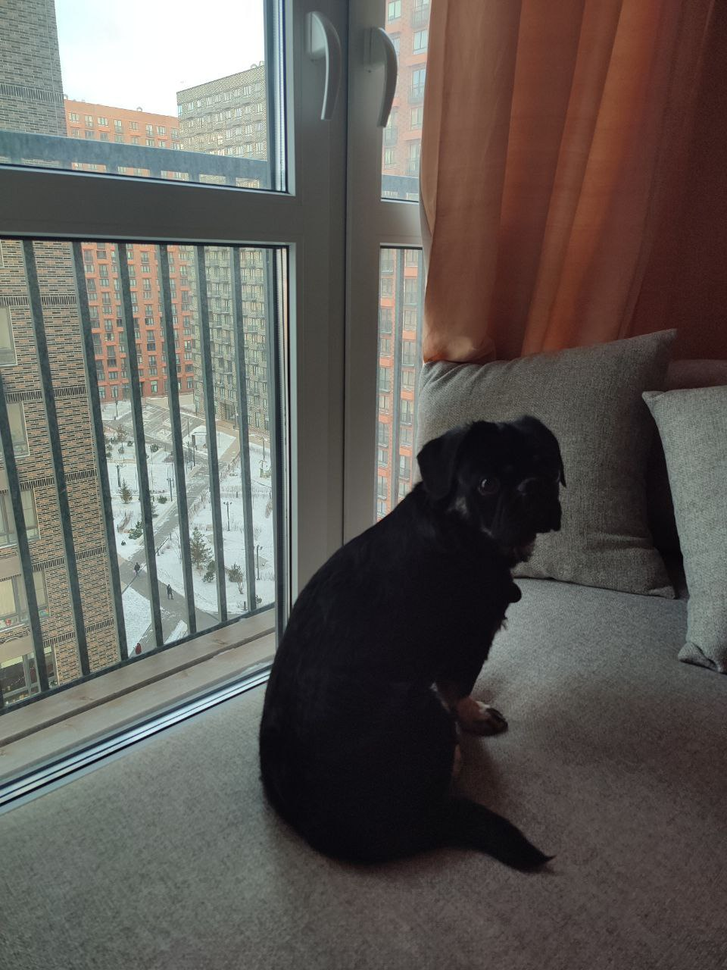
#> input picture Tosha.png, 727 x 970 px, shrunk from 960 x 1280 before the run
$ python 4.py
#> lines starting #> are read from the running program, lines starting #| are printed output that depends on the picture; after the words box and inside, x2 and y2 are one past the last pixel; in counts of white or black regions, pixels touching at a corner belong together
"""
Задание #4
сделать сегментацию на основе суперпиксельной сегментации на основе SLIC, SEEDS, LSC
"""
import cv2
import numpy as np

def seeds_segmentation(image, n_segments=100):
    h, w = image.shape[:2]
    seeds = cv2.ximgproc.createSuperpixelSEEDS( w,  h, 3,  n_segments, num_levels=5, prior=1, histogram_bins=5,)
    seeds.iterate(image, 10)  # На каждой итерации SEEDS уточняет границы суперпикселей
    labels = seeds.getLabels()
    mask = seeds.getLabelContourMask(thick_line=False)
    return labels, mask

def lsc_segmentation(image, n_segments=100):
    h, w = image.shape[:2]

    # вычисление среднего размера суперпикселя
    region_size = int(np.sqrt((w * h) / n_segments))
    lsc = cv2.ximgproc.createSuperpixelLSC(image, region_size=region_size, ratio=0.075)
    lsc.iterate(10)
    labels = lsc.getLabels()
    mask = lsc.getLabelContourMask()
    return labels, mask

def display_results(image, labels, mask, algorithm_name):
    colored_mask = np.zeros_like(image)
    for label in range(np.max(labels) + 1):
        colored_mask[labels == label] = np.random.randint(50, 200, 3)

    contours_img = image.copy()
    if len(mask.shape) == 2:
        contours_img[mask > 0] = [255, 255, 255]

    cv2.imshow("original", image)
    cv2.imshow("mask", colored_mask)
    cv2.imshow("countours", contours_img)
    cv2.waitKey(0)
    cv2.destroyAllWindows()

def main():
    image = cv2.imread("Tosha.png")
#> image is the input picture: shape (970, 727, 3); mean B, G, R 87.5, 92.1, 96.5
    print("1. SEEDS сегментация")
    print("2. LSC сегментация")
    choice = input("Выберите метод (1 или 2): ")
#> the answer given: 1
    if choice == "1":
        labels, mask = seeds_segmentation(image)
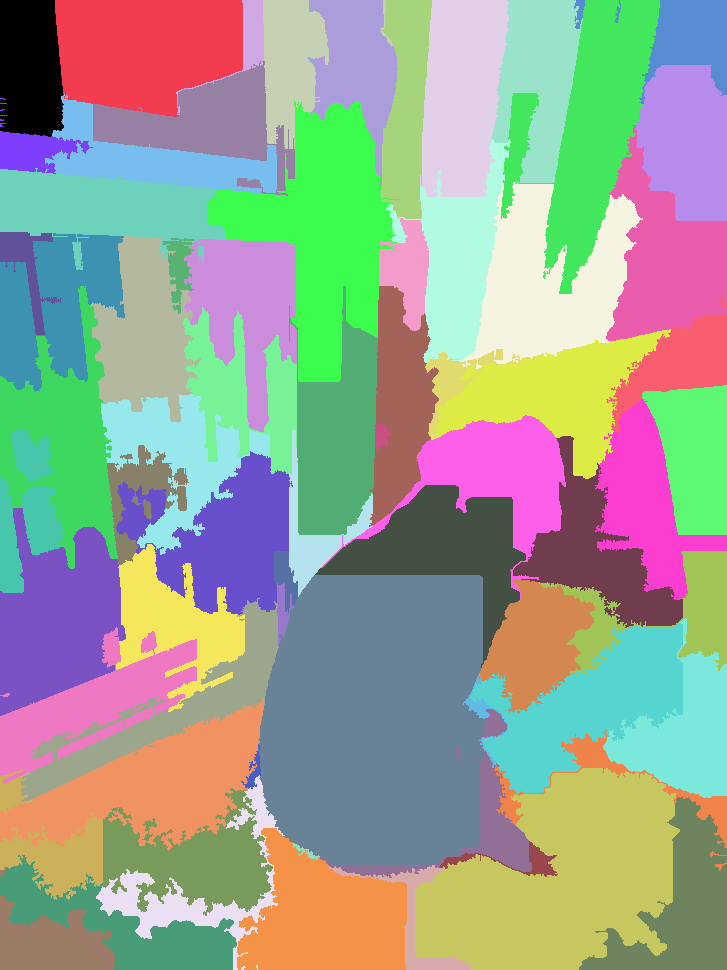
#> labels: shape (970, 727) int32; 70 distinct labels, from 0 to 69; one colour per label, 0 black
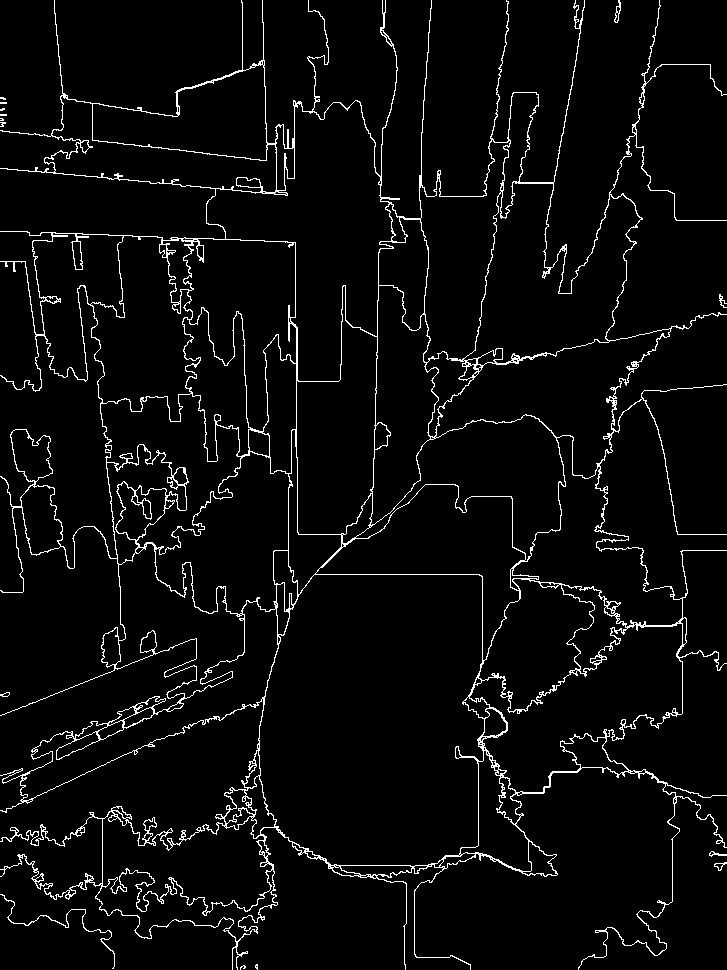
#> mask: shape (970, 727); 4.2% white in thin lines or dots
        display_results(image, labels, mask, "SEEDS")
#> after the loop in display_results, `for label in range(np.max(labels) + 1):`:
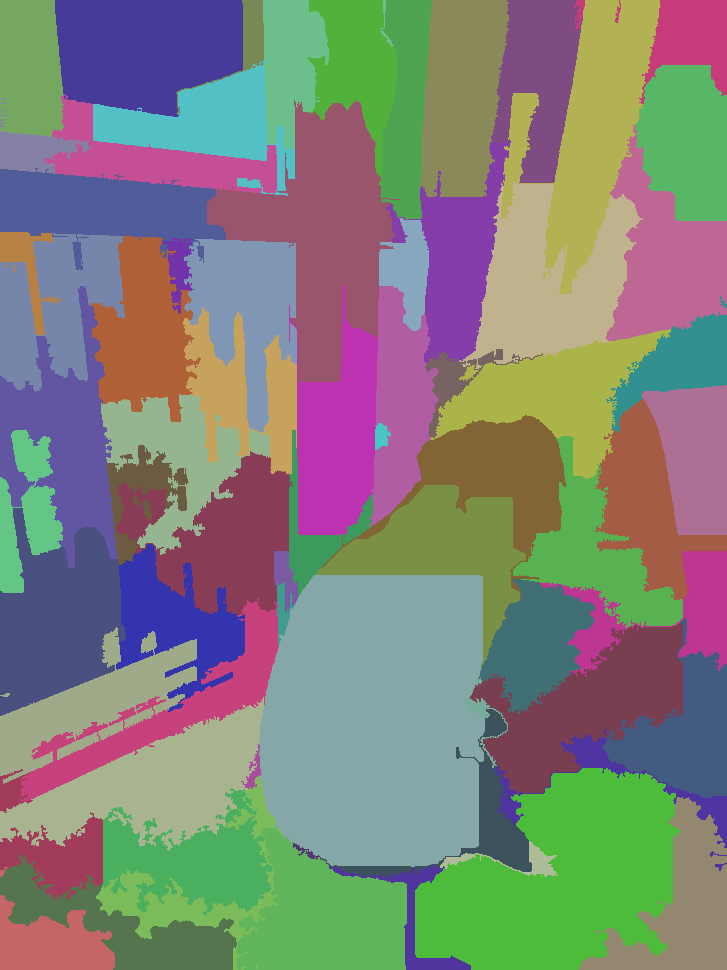
#> colored_mask: shape (970, 727, 3); mean of channels 0, 1, 2 120.2, 128.9, 128; drawn as B, G, R
#> in display_results, `contours_img[mask > 0] = [255, 255, 255]`:
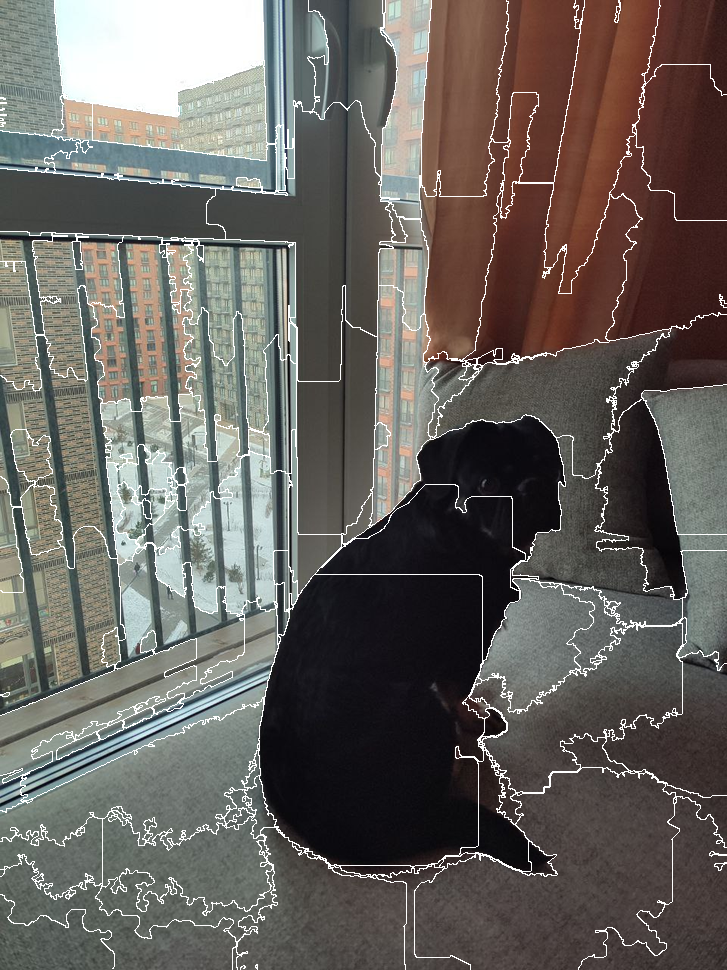
#> contours_img: shape (970, 727, 3); 4.24% of pixels changed, all inside (x1, y1, x2, y2) = (0, 0, 727, 970)

    elif choice == "2":
        labels, mask = lsc_segmentation(image)
        display_results(image, labels, mask, "LSC")

main()
